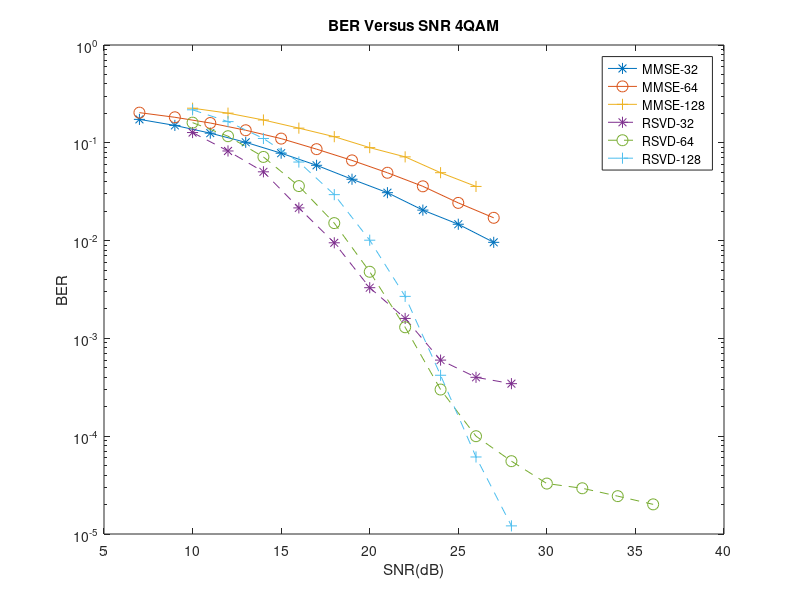
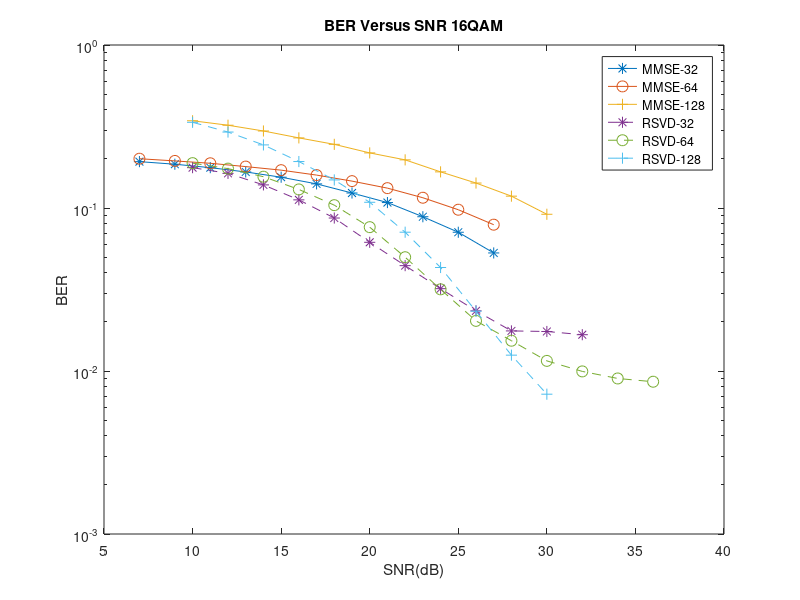

Write the MATLAB code that produced these figures, in order.
%% routine to plot BER vs SNR figure 
% RSVD modified version:
%modification includes: correct the calculation of noiseterm (use absolute value)
%reduce clipping operation
%get feasible hyper parameter settings (C=4, epsilon=1e-7, tol=1e-3)
%apply and veritfy update rule to Theta and G
%modify stopping criteria (use absolute value and use rough adaptive stopping cirteria to reduce step size when climb to the peak)
%the data come from the file '/home/tchen44/code/Tianpei/SVR for large MIMO/real SVR matlab/CSVR/test data/BER_16QAM'
%% MMSE 
BER_MMSE_32_4=[0.1736,    0.1506,    0.1255 ,   0.1012 ,   0.0783 ,   0.0589 ,   0.0424  ,  0.0309 ,   0.0205 ,   0.0147 ,   0.0096];
BER_MMSE_32_16=[ 0.1925,    0.1856,    0.1768 ,   0.1664 ,   0.1545 ,   0.1406  ,  0.1236 ,   0.1080 ,   0.0884 ,   0.0710,    0.0530];
BER_MMSE_64_4=[ 0.2034 ,   0.1824,    0.1594  ,  0.1344 ,   0.1104 ,   0.0861 ,...
    0.0661,    0.0494,    0.0359 ,   0.0243,    0.0171 ];
BER_MMSE_64_16=[0.2006,    0.1945,    0.1881,    0.1795 ,   0.1707,    0.1592 ,   0.1462 ,   0.1324 ,   0.1156 ,   0.0976,    0.0790];
BER_MMSE_128_4=[0.2258710938, 0.2010390625, 0.1711562500, 0.1412148438, 0.1154960938,...
    0.0892734375, 0.0718203125, 0.0494765625, 0.0357968750];
BER_MMSE_128_16=[0.3429824219, 0.3219785156, 0.2968339844, 0.2692324219, 0.2457695313, 0.2177773437,...
    0.1974101562, 0.1665976563, 0.1422792969, 0.1182109375, 0.0915292969];
%% RSVD
BER_RSVD_32_4=[0.1273,    0.0825 ,   0.0505 ,   0.0216,    0.0095 ,   0.0033 ,   0.0016,    0.0006 ,   0.0004, 0.0003445312];
BER_RSVD_32_16=[ 0.1768,    0.1631,    0.1386 ,   0.1122 ,   0.0868 ,   0.0616 ,   0.0443 ,   0.0320 ,...
    0.0234, 0.0176187500, 0.0174750000, 0.0167015625];
BER_RSVD_64_4=[0.1607,    0.1168,    0.0717,    0.0361,    0.0151 ,   0.0048 ,   0.0013  ,  0.0003 ,   0.0001  , 5.5550e-05,...
    0.0000327843, 0.0000293565, 0.0000243851, 0.0000200975];
BER_RSVD_64_16=[0.1885,    0.1744 ,   0.1556 ,   0.1300 ,   0.1041 ,   0.0763 ,   0.0499 ,   0.0317 ,   0.0203,...
    0.0153398438, 0.0115371094, 0.0099433594, 0.0090000000, 0.0085937500];
BER_RSVD_128_4=[0.2174023438, 0.1646230469, 0.1107285156, 0.0635839844, 0.0295097656, 0.0100957031,...
    0.0026894531, 0.0004199219, 0.0000613226, 0.0000121096];
BER_RSVD_128_16=[0.3355605469, 0.2924082031, 0.2438554687, 0.1927636719, 0.1486835938, 0.1084316406,...
    0.0710468750, 0.0431542969, 0.0232714844, 0.0125097656, 0.0072070312];


%% ploting figure
%% 4QAM
figure(1)
semilogy([10:2:30]-3, BER_MMSE_32_4, '-*', 'MarkerSize', 8), xlabel('SNR(dB)'), ylabel('BER');
hold on
semilogy([10:2:30]-3, BER_MMSE_64_4, '-o', 'MarkerSize', 8), xlabel('SNR(dB)'), ylabel('BER');
hold on 
semilogy([10:2:26], BER_MMSE_128_4, '-+', 'MarkerSize', 8), xlabel('SNR(dB)'), ylabel('BER');
hold on 
semilogy([10:2:28], BER_RSVD_32_4, '--*', 'MarkerSize', 8), xlabel('SNR(dB)'), ylabel('BER');
hold on 
semilogy([10:2:36], BER_RSVD_64_4, '--o', 'MarkerSize', 8), xlabel('SNR(dB)'), ylabel('BER');
hold on
semilogy([10:2:28], BER_RSVD_128_4, '--+', 'MarkerSize', 8), xlabel('SNR(dB)'), ylabel('BER');
hold on
title('BER Versus SNR 4QAM'), legend('MMSE-32', 'MMSE-64', 'MMSE-128', 'RSVD-32', 'RSVD-64', 'RSVD-128');
hold off

%% 16QAM
figure(2)
semilogy([10:2:30]-3, BER_MMSE_32_16, '-*', 'MarkerSize', 8), xlabel('SNR(dB)'), ylabel('BER');
hold on
semilogy([10:2:30]-3, BER_MMSE_64_16, '-o', 'MarkerSize', 8), xlabel('SNR(dB)'), ylabel('BER');
hold on 
semilogy([10:2:30], BER_MMSE_128_16, '-+', 'MarkerSize', 8), xlabel('SNR(dB)'), ylabel('BER');
hold on 
semilogy([10:2:32], BER_RSVD_32_16, '--*', 'MarkerSize', 8), xlabel('SNR(dB)'), ylabel('BER');
hold on 
semilogy([10:2:36], BER_RSVD_64_16, '--o', 'MarkerSize', 8), xlabel('SNR(dB)'), ylabel('BER');
hold on
semilogy([10:2:30], BER_RSVD_128_16, '--+', 'MarkerSize', 8), xlabel('SNR(dB)'), ylabel('BER');
hold on
title('BER Versus SNR 16QAM'), legend('MMSE-32', 'MMSE-64', 'MMSE-128', 'RSVD-32', 'RSVD-64', 'RSVD-128');
hold off



